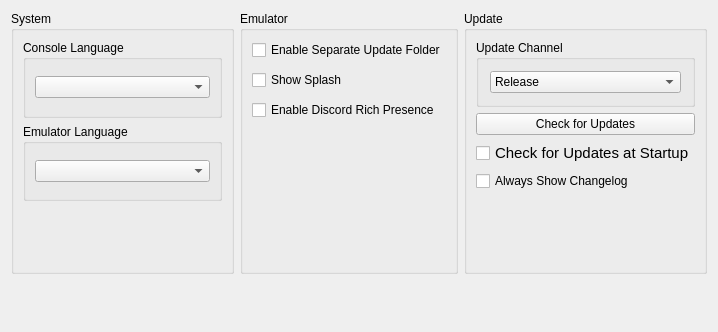
      <widget class="QWidget" name="generalTabContents">
       <property name="geometry">
        <rect>
         <x>0</x>
         <y>0</y>
         <width>718</width>
         <height>332</height>
        </rect>
       </property>
       <layout class="QVBoxLayout" name="generalTabVLayout" stretch="0">
        <item>
         <layout class="QGridLayout" name="gridLayout">
          <property name="bottomMargin">
           <number>0</number>
          </property>
          <property name="spacing">
           <number>6</number>
          </property>
          <item row="0" column="1">
           <layout class="QVBoxLayout" name="emulatorTabLayoutMiddle">
            <property name="leftMargin">
             <number>0</number>
            </property>
            <property name="rightMargin">
             <number>0</number>
            </property>
            <property name="bottomMargin">
             <number>0</number>
            </property>
            <item>
             <widget class="QGroupBox" name="emulatorSettingsGroupBox">
              <property name="sizePolicy">
               <sizepolicy hsizetype="Preferred" vsizetype="Preferred">
                <horstretch>0</horstretch>
                <verstretch>0</verstretch>
               </sizepolicy>
              </property>
              <property name="title">
               <string>Emulator</string>
              </property>
              <property name="flat">
               <bool>false</bool>
              </property>
              <property name="checkable">
               <bool>false</bool>
              </property>
              <layout class="QVBoxLayout" name="additionalSettingsVLayout" stretch="0">
               <property name="spacing">
                <number>6</number>
               </property>
               <property name="leftMargin">
                <number>9</number>
               </property>
               <property name="topMargin">
                <number>9</number>
               </property>
               <property name="rightMargin">
                <number>9</number>
               </property>
               <property name="bottomMargin">
                <number>9</number>
               </property>
               <property name="alignment">
                  <set>Qt::AlignmentFlag::AlignLeading|Qt::AlignmentFlag::AlignLeft|Qt::AlignmentFlag::AlignTop</set>
                 </property>
               <item>
                <layout class="QVBoxLayout" name="emulatorverticalLayout">
                 <property name="spacing">
                  <number>10</number>
                 </property>
                 <item>
                  <widget class="QCheckBox" name="separateUpdatesCheckBox">
                   <property name="text">
                    <string>Enable Separate Update Folder</string>
                   </property>
                  </widget>
                 </item>
                 <item>
                  <widget class="QCheckBox" name="showSplashCheckBox">
                   <property name="text">
                    <string>Show Splash</string>
                   </property>
                  </widget>
                 </item>
                 <item>
                  <widget class="QCheckBox" name="discordRPCCheckbox">
                   <property name="text">
                    <string>Enable Discord Rich Presence</string>
                   </property>
                  </widget>
                 </item>
                </layout>
               </item>
              </layout>
             </widget>
            </item>
           </layout>
          </item>
          <item row="0" column="0">
           <layout class="QVBoxLayout" name="systemTabLayoutLeft">
            <property name="spacing">
             <number>6</number>
            </property>
            <property name="bottomMargin">
             <number>0</number>
            </property>
            <item>
             <widget class="QGroupBox" name="SystemSettings">
              <property name="sizePolicy">
               <sizepolicy hsizetype="Expanding" vsizetype="Preferred">
                <horstretch>0</horstretch>
                <verstretch>0</verstretch>
               </sizepolicy>
              </property>
              <property name="sizeIncrement">
               <size>
                <width>0</width>
                <height>0</height>
               </size>
              </property>
              <property name="title">
               <string>System</string>
              </property>
              <layout class="QVBoxLayout" name="emuSettingsLayout">
               <property name="bottomMargin">
                <number>70</number>
               </property>
               <item>
                <widget class="QGroupBox" name="consoleLanguageGroupBox">
                 <property name="title">
                  <string>Console Language</string>
                 </property>
                 <layout class="QVBoxLayout" name="settingsLayout">
                  <item>
                   <widget class="QComboBox" name="consoleLanguageComboBox"/>
                  </item>
                 </layout>
                </widget>
               </item>
               <item>
                <widget class="QGroupBox" name="emulatorLanguageGroupBox">
                 <property name="title">
                  <string>Emulator Language</string>
                 </property>
                 <layout class="QVBoxLayout" name="langSettingsLayout">
                  <item>
                   <widget class="QComboBox" name="emulatorLanguageComboBox"/>
                  </item>
                 </layout>
                </widget>
               </item>
              </layout>
             </widget>
            </item>
           </layout>
          </item>
          <item row="1" column="1">
           <spacer name="verticalSpacer_4">
            <property name="orientation">
             <enum>Qt::Orientation::Vertical</enum>
            </property>
            <property name="sizeHint" stdset="0">
             <size>
              <width>20</width>
              <height>40</height>
             </size>
            </property>
           </spacer>
          </item>
          <item row="1" column="0">
           <spacer name="verticalSpacer_3">
            <property name="orientation">
             <enum>Qt::Orientation::Vertical</enum>
            </property>
            <property name="sizeHint" stdset="0">
             <size>
              <width>20</width>
              <height>40</height>
             </size>
            </property>
           </spacer>
          </item>
          <item row="1" column="2">
           <spacer name="verticalSpacer_5">
            <property name="orientation">
             <enum>Qt::Orientation::Vertical</enum>
            </property>
            <property name="sizeHint" stdset="0">
             <size>
              <width>20</width>
              <height>40</height>
             </size>
            </property>
           </spacer>
          </item>
          <item row="0" column="2">
           <layout class="QVBoxLayout" name="updaterTabLayoutLeft">
            <property name="spacing">
             <number>6</number>
            </property>
            <property name="sizeConstraint">
             <enum>QLayout::SizeConstraint::SetDefaultConstraint</enum>
            </property>
            <property name="leftMargin">
             <number>0</number>
            </property>
            <property name="topMargin">
             <number>0</number>
            </property>
            <property name="rightMargin">
             <number>0</number>
            </property>
            <property name="bottomMargin">
             <number>0</number>
            </property>
            <item>
             <widget class="QGroupBox" name="updaterGroupBox">
              <property name="sizePolicy">
               <sizepolicy hsizetype="Preferred" vsizetype="MinimumExpanding">
                <horstretch>0</horstretch>
                <verstretch>0</verstretch>
               </sizepolicy>
              </property>
              <property name="minimumSize">
               <size>
                <width>0</width>
                <height>0</height>
               </size>
              </property>
              <property name="maximumSize">
               <size>
                <width>16777215</width>
                <height>16777215</height>
               </size>
              </property>
              <property name="title">
               <string>Update</string>
              </property>
              <layout class="QVBoxLayout" name="UpdateLayout" stretch="0,0,0,0">
               <property name="spacing">
                <number>6</number>
               </property>
               <property name="topMargin">
                <number>9</number>
               </property>
               <property name="rightMargin">
                <number>9</number>
               </property>
               <property name="bottomMargin">
                <number>80</number>
               </property>
               <item>
                <widget class="QGroupBox" name="updaterComboBox">
                 <property name="sizePolicy">
                  <sizepolicy hsizetype="Preferred" vsizetype="Fixed">
                   <horstretch>0</horstretch>
                   <verstretch>0</verstretch>
                  </sizepolicy>
                 </property>
                 <property name="minimumSize">
                  <size>
                   <width>0</width>
                   <height>0</height>
                  </size>
                 </property>
                 <property name="maximumSize">
                  <size>
                   <width>16777215</width>
                   <height>16777215</height>
                  </size>
                 </property>
                 <property name="title">
                  <string>Update Channel</string>
                 </property>
                 <layout class="QVBoxLayout" name="UpdateChannelLayout">
                  <property name="spacing">
                   <number>7</number>
                  </property>
                  <property name="leftMargin">
                   <number>11</number>
                  </property>
                  <property name="topMargin">
                   <number>11</number>
                  </property>
                  <property name="rightMargin">
                   <number>11</number>
                  </property>
                  <property name="bottomMargin">
                   <number>11</number>
                  </property>
                  <item>
                   <widget class="QComboBox" name="updateComboBox">
                    <property name="sizePolicy">
                     <sizepolicy hsizetype="Preferred" vsizetype="Fixed">
                      <horstretch>0</horstretch>
                      <verstretch>0</verstretch>
                     </sizepolicy>
                    </property>
                    <item>
                     <property name="text">
                      <string>Release</string>
                     </property>
                    </item>
                    <item>
                     <property name="text">
                      <string>Nightly</string>
                     </property>
                    </item>
                   </widget>
                  </item>
                 </layout>
                </widget>
               </item>
               <item>
                <widget class="QPushButton" name="checkUpdateButton">
                 <property name="sizePolicy">
                  <sizepolicy hsizetype="Minimum" vsizetype="Fixed">
                   <horstretch>0</horstretch>
                   <verstretch>0</verstretch>
                  </sizepolicy>
                 </property>
                 <property name="minimumSize">
                  <size>
                   <width>0</width>
                   <height>0</height>
                  </size>
                 </property>
                 <property name="maximumSize">
                  <size>
                   <width>16777215</width>
                   <height>16777215</height>
                  </size>
                 </property>
                 <property name="text">
                  <string>Check for Updates</string>
                 </property>
                </widget>
               </item>
               <item>
                <widget class="QCheckBox" name="updateCheckBox">
                 <property name="sizePolicy">
                  <sizepolicy hsizetype="Preferred" vsizetype="Fixed">
                   <horstretch>0</horstretch>
                   <verstretch>0</verstretch>
                  </sizepolicy>
                 </property>
                 <property name="font">
                  <font>
                   <pointsize>11</pointsize>
                   <bold>false</bold>
                  </font>
                 </property>
                 <property name="text">
                  <string>Check for Updates at Startup</string>
                 </property>
                </widget>
               </item>
               <item>
                <widget class="QCheckBox" name="changelogCheckBox">
                 <property name="text">
                  <string>Always Show Changelog</string>
                 </property>
                </widget>
               </item>
              </layout>
             </widget>
            </item>
           </layout>
          </item>
         </layout>
        </item>
       </layout>
      </widget>
